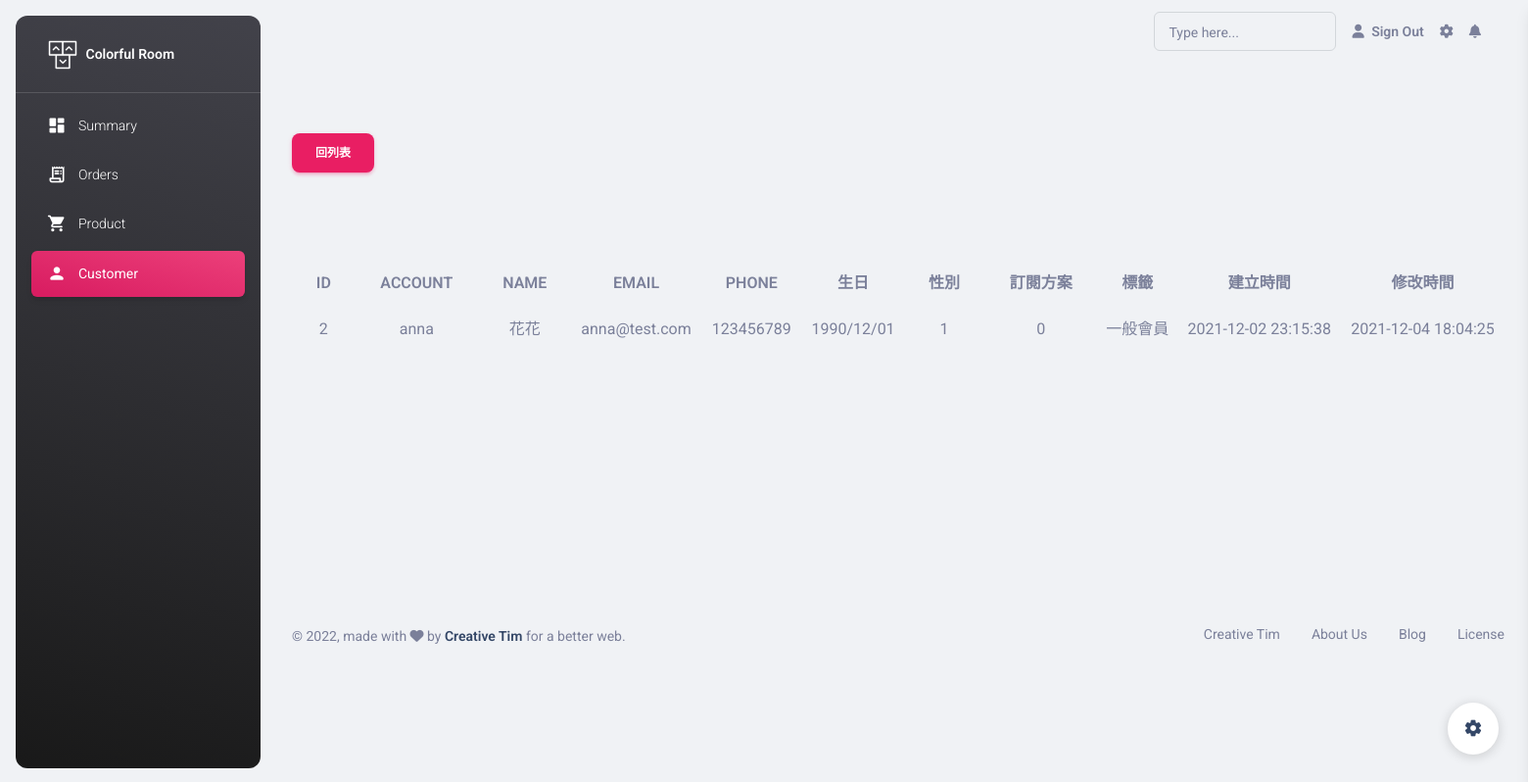
The page /pages/customer/member.php?id=2 on the database as committed earlier.
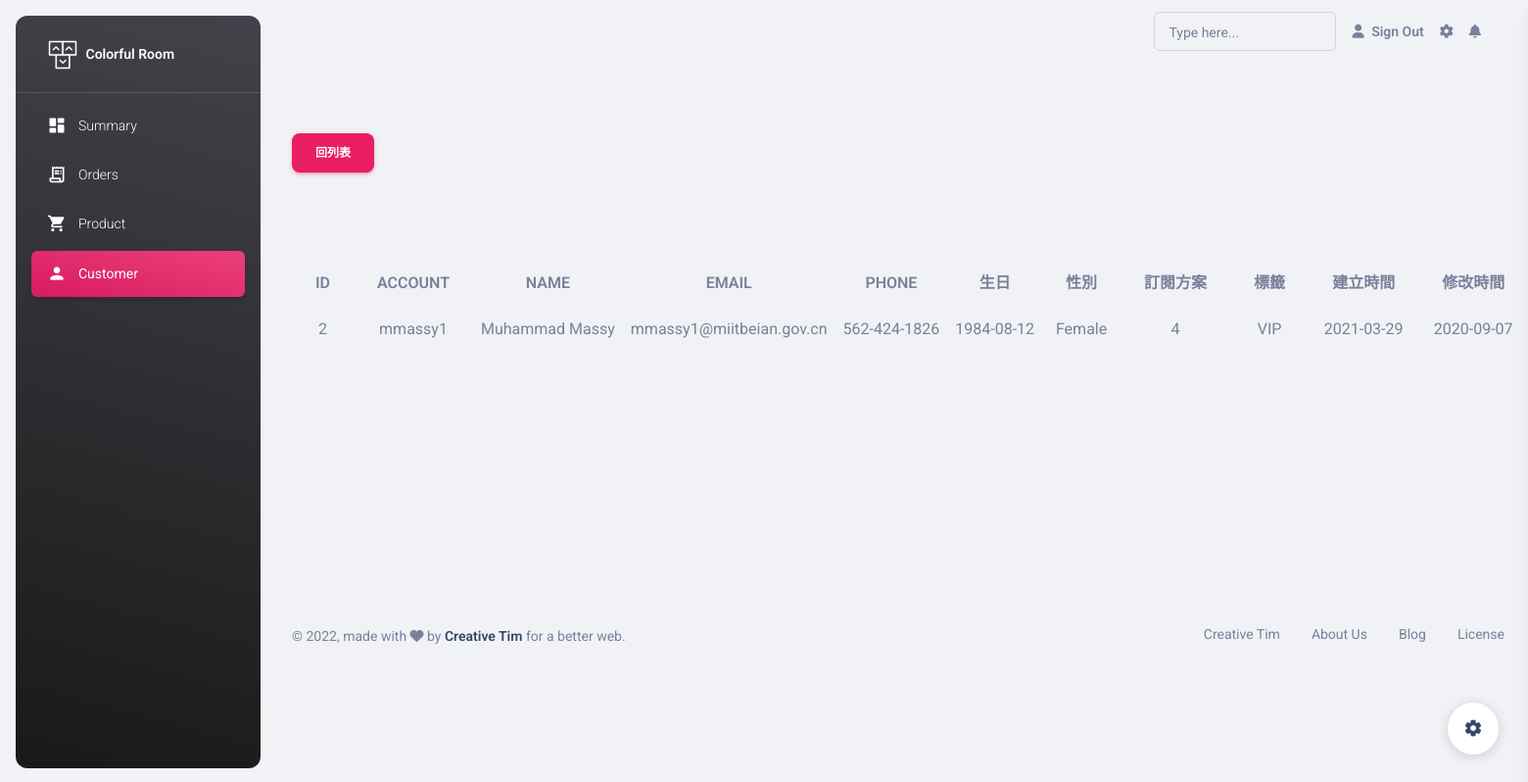
The same page on the database as committed later.
### tables this page shows
CREATE TABLE `member` (
  `id` int(11) NOT NULL,
  `account` varchar(50) DEFAULT NULL,
  `name` varchar(50) DEFAULT NULL,
  `birthday` date DEFAULT NULL,
  `discount_id` int(11) DEFAULT NULL,
  `gender` varchar(50) DEFAULT NULL,
  `password` varchar(50) DEFAULT NULL,
  `email` varchar(50) DEFAULT NULL,
  `phone` varchar(50) DEFAULT NULL,
  `subscribe` int(11) DEFAULT NULL,
  `created_at` date DEFAULT NULL,
  `edit_at` date DEFAULT NULL,
  `valid` int(11) DEFAULT NULL,
  `tag_id` int(11) DEFAULT NULL
);

CREATE TABLE `tag` (
  `id` int(6) UNSIGNED NOT NULL,
  `name` varchar(20) NOT NULL
);

### pages/var.php (called while the page is built, shortened)
<?php
$url_page_user_list     = '/colorful-room/pages/customer/user-list.php?table=member';

### pages/customer/member.php (the view, shortened to what this page needs)
<?php
include_once('../var.php');
include_once("../signin/do-authorize.php");
$from = (!empty($_POST['from'])) ? $_POST['from'] : NULL;
if (isset($_GET["id"])) {
    $id = $_GET["id"];
} else {
    $id = 0;
}
require_once("../../components/pdo-connect.php");
$sqlMember = "SELECT member. *,tag.name AS tag_name FROM member
JOIN tag ON member.tag_id = tag.id
WHERE  member.id=? AND member.valid=1";
$stmt = $db_host->prepare($sqlMember);
try {
    $stmt->execute([$id]);
    $rowsMember = $stmt->fetch();
} catch (PDOException $e) {
    echo $e->getMessage();
}
?>
<?php include "../../template/head.php"; ?>
<?php include "../../template/body-aside.php"; ?>
<?php include "../../template/body-main-header.php" ?>
<div class="container">
    <div class="row justify-content-start">
        <div class="col-lg-12">
            <div class="py-2 my-6">
                <?php if ($from != NULL) : ?>
                    <a href="<?= $from ?>" class="btn btn-primary">回列表</a>
                <?php else : ?>
                    <a href="<?= $url_page_user_list ?>" class="btn btn-primary">回列表</a>
                <?php endif; ?>
            </div>
            <table class="table table-hover align-items-center mb-12" >
                <thead class="mt-2">
                    <tr>
                        <th class="text-uppercase text-secondary text-center" scope="col">ID</th>
                        <th class="text-uppercase text-secondary text-center" scope="col">Account</th>
                        <th class="text-uppercase text-secondary text-center" scope="col">Name</th>
                        <th class="text-uppercase text-secondary text-center" scope="col">Email</th>
                        <th class="text-uppercase text-secondary text-center" scope="col">Phone</th>
                        <th class="text-uppercase text-secondary text-center" scope="col">生日</th>
                        <th class="text-uppercase text-secondary text-center" scope="col">性別</th>
                        <th class="text-uppercase text-secondary text-center" scope="col">訂閱方案</th>
                        <th class="text-uppercase text-secondary text-center" scope="col">標籤</th>
                        <th class="text-uppercase text-secondary text-center" scope="col">建立時間</th>
                        <th class="text-uppercase text-secondary text-center" scope="col">修改時間</th>
                    </tr>
                </thead>
                <tbody>
                    <tr>
                        <td class="align-middle text-center"><?= $rowsMember["id"] ?></td>
                        <td class="align-middle text-center"><?= $rowsMember["account"] ?></td>
                        <td class="align-middle text-center "><?= $rowsMember["name"] ?></td>
                        <td class="align-middle text-center "><?= $rowsMember["email"] ?></td>
                        <td class="align-middle text-center "><?= $rowsMember["phone"] ?></td>
                        <td class="align-middle text-center "><?= $rowsMember["birthday"] ?></td>
                        <td class="align-middle text-center "><?= $rowsMember["gender"] ?></td>
                        <td class="align-middle text-center "><?= $rowsMember["subscribe"] ?></td>
                        <td class="align-middle text-center "><?= $rowsMember["tag_name"] ?></td>
                        <td class="align-middle text-center "><?= $rowsMember["created_at"] ?></td>
                        <td class="align-middle text-center "><?= $rowsMember["edit_at"] ?></td>
                    </tr>
                </tbody>
            </table>
        </div>
    </div>
</div>
<?php include "../../template/body-main-footer.php" ?>
<?php include "../../template/body-corner.php" ?>

Rows that differ between the two databases and show on the page:
changed member id 2: account "anna" → "mmassy1"; name "花花" → "Muhammad Massy"; email "anna@test.com" → "mmassy1@miitbeian.gov.cn"; phone "123456789" → "562-424-1826"; birthday "1990/12/01" → "1984-08-12"; gender "1" → "Female"; subscribe "0" → "4"; tag.name "一般會員" → "VIP"; created_at "2021-12-02 23:15:38" → "2021-03-29"; edit_at "2021-12-04 18:04:25" → "2020-09-07"
